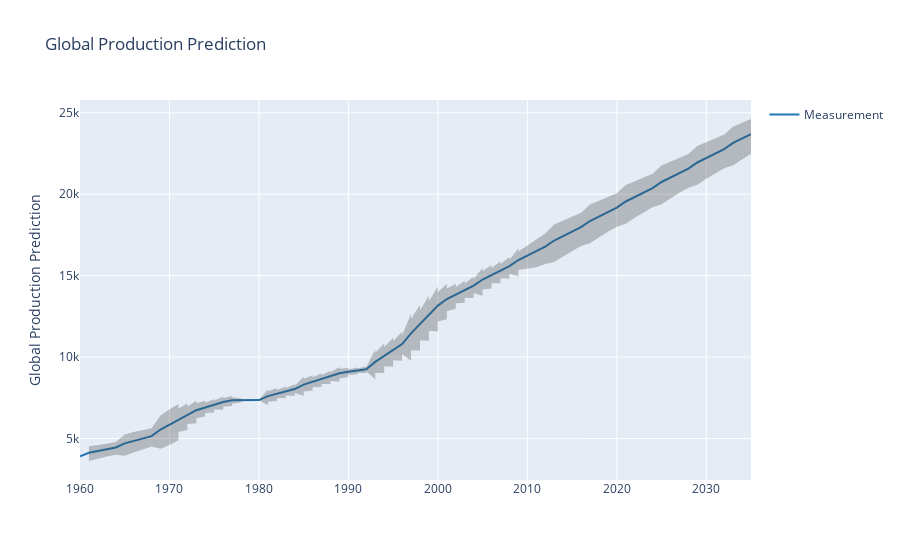

The notebook cell saved with this chart:
### Code cell
fig = go.Figure([
    go.Scatter(
        name='Measurement',
        x=df['year'],
        y=df['production'],
        mode='lines',
        line=dict(color='rgb(31, 119, 180)'),
    ),
    go.Scatter(
        name='Upper Bound',
        x=df['year'],
        y=df['ub'],
        mode='lines',
        marker=dict(color="#444"),
        line=dict(width=0),
        showlegend=False
    ),
    go.Scatter(
        name='Lower Bound',
        x=df['year'],
        y=df['lb'],
        marker=dict(color="#444"),
        line=dict(width=0),
        mode='lines',
        fillcolor='rgba(68, 68, 68, 0.3)',
        fill='tonexty',
        showlegend=False
    )
])
fig.update_layout(
    yaxis_title='Global Production Prediction',
    title='Global Production Prediction',
    hovermode="x"
)
fig.show()
